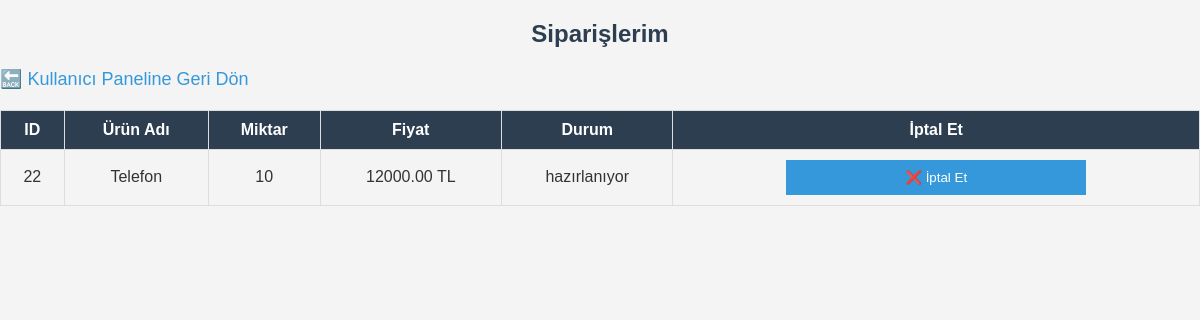
Page /user/siparislerim.php (signed in) on the committed database.
### tables this page shows
CREATE TABLE `siparisler` (
  `id` int(11) NOT NULL,
  `musteri_id` int(11) NOT NULL,
  `urun_id` int(11) NOT NULL,
  `miktar` int(11) NOT NULL,
  `toplam_fiyat` decimal(10,2) NOT NULL,
  `siparis_tarihi` timestamp NOT NULL DEFAULT current_timestamp(),
  `durum` enum('hazırlanıyor','kargoya verildi','teslim edildi') DEFAULT 'hazırlanıyor'
);

CREATE TABLE `urunler` (
  `id` int(11) NOT NULL,
  `ad` varchar(255) NOT NULL,
  `kategori` varchar(100) DEFAULT NULL,
  `stok_miktari` int(11) DEFAULT 0,
  `fiyat` decimal(10,2) NOT NULL,
  `eklenme_tarihi` timestamp NOT NULL DEFAULT current_timestamp()
);

### user/siparislerim.php (the view, shortened to what this page needs)
<?php
include "../baglanti.php";
$musteri_id = $_SESSION['id'];
$sql = "SELECT s.id, u.ad AS urun_adi, s.miktar, u.fiyat, s.durum, s.urun_id
        FROM siparisler s
        JOIN urunler u ON s.urun_id = u.id
        WHERE s.musteri_id = ?";
$stmt = $conn->prepare($sql);
$stmt->bind_param("i", $musteri_id);
$stmt->execute();
$result = $stmt->get_result();
?>
<!DOCTYPE html>
<html lang="tr">
<head>
    <link rel="stylesheet" href="../css/style.css">
</head>
<body>
    <h2>Siparişlerim</h2>
    <a href="index.php" style="display: block; margin-top: 20px; font-size: 18px;">🔙 Kullanıcı Paneline Geri Dön</a>
    <table border="1" cellpadding="10">
        <tr>
            <th>ID</th>
            <th>Ürün Adı</th>
            <th>Miktar</th>
            <th>Fiyat</th>
            <th>Durum</th>
            <th>İptal Et</th>
        </tr>
        <?php while ($row = $result->fetch_assoc()) { ?>
        <tr>
            <td><?php echo $row['id']; ?></td>
            <td><?php echo $row['urun_adi']; ?></td>
            <td><?php echo $row['miktar']; ?></td>
            <td><?php echo $row['fiyat']; ?> TL</td>
            <td><?php echo $row['durum']; ?></td>
            <td>
                <?php if (mb_strtolower(trim($row['durum']), 'UTF-8') === "hazırlanıyor") { ?>
                    <form method="post">
                        <button type="submit">❌ İptal Et</button>
                    </form>
                <?php } else { ?>
                    <button disabled style="background: #ccc; cursor: not-allowed;">🚫 İptal Edilemez</button>
                <?php } ?>
            </td>
        </tr>
        <?php } ?>
    </table>
</body>
</html>

### css/style.css (style rules this page uses)
body { font-family: Arial, sans-serif; background-color: #f4f4f4; color: #333; margin: 0; padding: 0; }
h2 { color: #2c3e50; text-align: center; }
table { width: 100%; border-collapse: collapse; margin-top: 20px; }
table, th, td { border: 1px solid #ddd; }
th, td { padding: 10px; text-align: center; }
th { background-color: #2c3e50; color: white; }
button, input[type="submit"] { background-color: #3498db; color: white; border: none; padding: 10px 15px; cursor: pointer; }
form { display: flex; flex-direction: column; gap: 10px; width: 300px; margin: auto; }
a { text-decoration: none; color: #3498db; }

### rows in the picture
siparisler: id "22", urun.ad "Telefon", miktar "10", urun.fiyat "12000.00", durum "hazırlanıyor"
